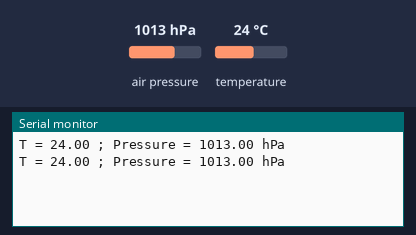
Recording of a sketch running on a simulated Arduino Uno, built with avr-gcc and run on an emulated ATmega328P. On the bench: the last lines printed to the serial monitor. The inputs (shaded band) are chosen by the test bench; at power-on: air pressure 1013 hPa, temperature 24 °C.

Above: at 1.8 s.
1.9 s: air pressure set to 952 hPa
At 2.8 s:
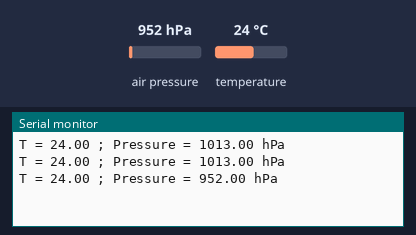
3.4 s: temperature set to 12 °C
At 4.7 s:
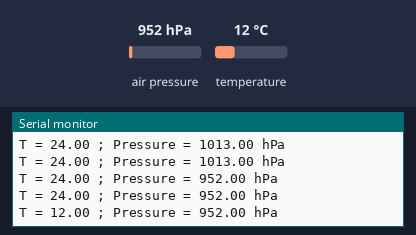
4.9 s: air pressure set to 975 hPa
At 5.8 s:
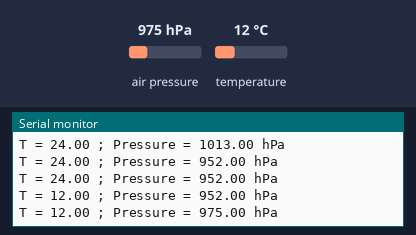
Timing chart, 0 to 7.9 s (numbered marks = the images above; inputs shaded):
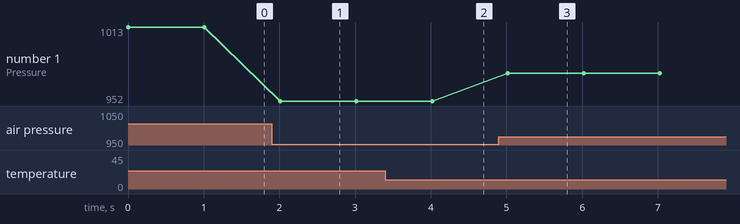

Measured:
- after the input at 1.9 s, the serial monitor: prints a new line after 0.11 s (image 1)
- after the input at 3.4 s, the serial monitor: prints a new line after 0.62 s (image 2)
- after the input at 4.9 s, the serial monitor: prints a new line after 0.12 s (image 3)
- plotted number 1: 1013 → 952 after the input at 1.9 s, 952 → 975 after the input at 4.9 s

The sketch:

apc_softserial.ino
```cpp
#include <Wire.h>
#include <SPI.h>
#include <Adafruit_Sensor.h>
#include <Adafruit_BMP280.h>
#include <SoftwareSerial.h>

const int pinRX = 6;
const int pinTX = 7;

SoftwareSerial apc220(pinRX, pinTX);

Adafruit_BMP280 bme;

void setup() {
  apc220.begin(9600);
  Serial.begin(9600);
  bme.begin();
}

void loop() {
  float temp = bme.readTemperature();
  float pres = bme.readPressure()/100;
  Serial.print("T = ");
  Serial.print(temp);
  Serial.print(" ; ");
  Serial.print("Pressure = ");
  Serial.print(pres);
  Serial.println(" hPa");
  delay(1000);
}
```
